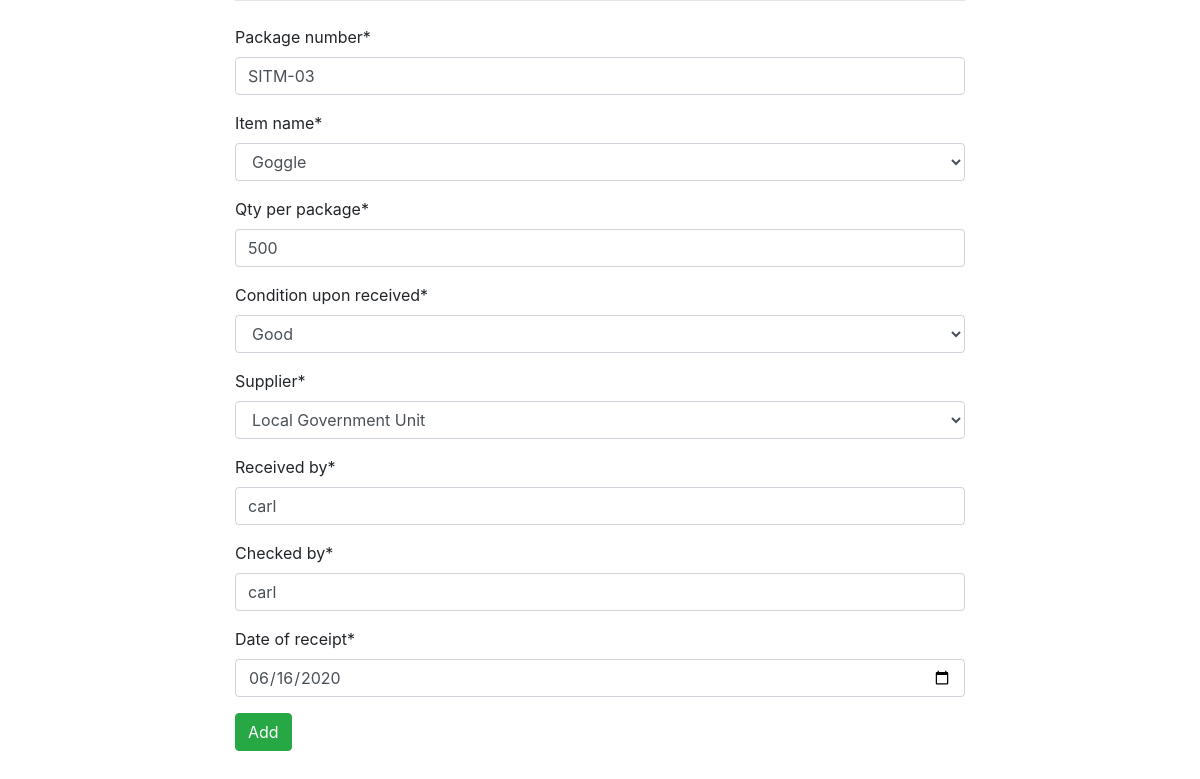
/update_package/3 (signed in), run on the app's committed database.
### stocks/models.py (models this page shows, shortened)
class Equipment(models.Model):
    MASK = 'MSK'
    GOWN = 'GWN'
    GOGGLE = 'GOG'
    CAP = 'CPS'
    ITEM_NAME_CHOICES = [
        (MASK, 'Mask'),
        (GOWN, 'Gown'),
        (GOGGLE, 'Goggle'),
        (CAP, 'Cap'),
    ]
    GOOD = 'GOOD'
    BAD = 'BAD'
    CONDITION_CHOICES = [
        (GOOD, 'Good'),
        (BAD, 'Bad'),
    ]
    LGU = 'LG'
    DONATION = 'DN'
    SUPPLIER_CHOICES = [
        (LGU, 'Local Government Unit'),
        (DONATION, 'Donation'),
    ]
    package_number = models.CharField(max_length=200, unique=True)
    item_name = models.CharField(
                    max_length=3,
                    choices=ITEM_NAME_CHOICES,
                    default=MASK,
                    )
    qty_per_package = models.IntegerField()
    condition_upon_received = models.CharField(
                    max_length=6,
                    choices=CONDITION_CHOICES,
                    default=GOOD,
                    )
    supplier = models.CharField(
                    max_length=2,
                    choices=SUPPLIER_CHOICES,
                    default=LGU,
                    )
    received_by = models.CharField(max_length=200)
    checked_by = models.CharField(max_length=200)
    date_of_receipt = models.DateField()
    is_deleted = models.BooleanField(default=False)

### stocks/views.py (the view)
# urls.py: path('update_package/<int:pk>', views.update_package, name='update_package')
@login_required
def update_package(request, pk):
    template_name = 'equipment/update_package.html'
    specific_owner = Equipment.objects.get(pk=pk)
    form = EquipmentForm(request.POST or None, instance=specific_owner)
    if  form.is_valid():
        form.save()
        return redirect(home)
    print('Failed to submit')
    context = {
        'form': form
    }
    return render(request, template_name, context=context)

### stocks/forms.py
class EquipmentForm(ModelForm):
    class Meta:
        model = Equipment
        fields = ['package_number', 'item_name',
                    'qty_per_package', 'condition_upon_received',
                    'supplier', 'received_by', 'checked_by',
                    'date_of_receipt']
        widgets = {
            'date_of_receipt': DateInput(), # (A) here
        }

### templates/equipment/update_package.html (shortened to what this page needs)
{% extends 'base.html' %}
{% load crispy_forms_tags %}
{% block content %}
<form action="" method="POST">
    {{ form|crispy }}
    <button type="submit" class="btn btn-success">Add</button>
</form>
{% endblock content %}

### data on the page
Equipment: package_number "SITM-03", item_name "Goggle", qty_per_package "500", condition_upon_received "Good", supplier "Local Government Unit", received_by "carl", checked_by "carl", date_of_receipt "06/16/2020"
